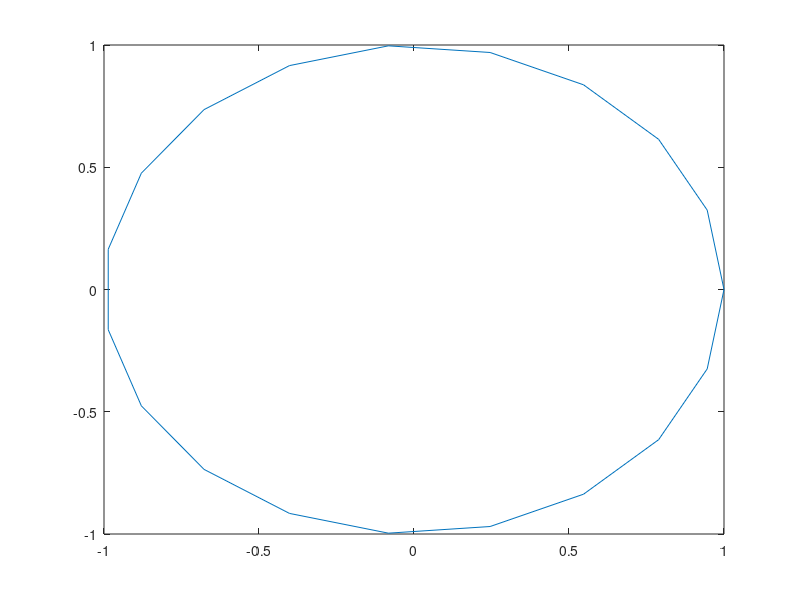

Write MATLAB code to recreate this figure.
function [h,xdata,ydata] = draw_circle(varargin)
%
% DRAW_CIRCLE
% Options:
%  center = 0
%  radius = 1
%  N = 20
%  initialAngle = 0
%  finalAngle = 2pi
%
    tti = 0;
    ttf = 2*pi;
    N = 20;
    c = zeros(2,1);
    r = 1;
    marker = 'none';
    arrow = 0;
    if mod(nargin,2) ~= 0 
        ME = MException('draw_circle:input','DRAW_CIRCLE requires pairwise inputs.');
        throw(ME);
    end
    for I = 1:2:nargin
        switch varargin{I}
            case 'center'
                c = varargin{I+1};
            case 'radius'
                r = varargin{I+1};
            case 'N'
                N = varargin{I+1};
            case 'initialAngle'
                tti = varargin{I+1};
            case 'finalAngle'
                ttf = varargin{I+1};
            case 'Marker'
                marker = varargin{I+1};
            case 'Arrow'
                arrow = varargin{I+1};
        end
    end
    tt = linspace(tti,ttf,N);
    xdata = c(1)+r*cos(tt);
    ydata = c(2)+r*sin(tt);
    h = plot(xdata,ydata,'Marker',marker);
    color = get(h,'color');
    if arrow 
        line([xdata(end-1)+0.1*r*(xdata(end-1)-c(1)),xdata(end-1)-0.1*r*(xdata(end-1)-c(1));
              xdata(end),                     xdata(end)],...
              [ydata(end-1)+0.1*r*(ydata(end-1)-c(2)),ydata(end-1)-0.1*r*(ydata(end-1)-c(2));
              ydata(end),                     ydata(end)],...
              'color',color);
    end
              
        